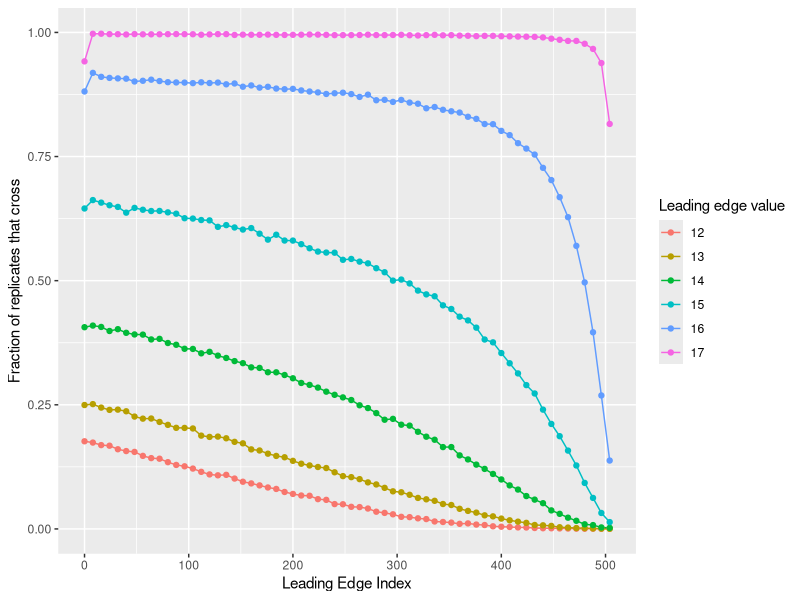

Reproduce this figure in R.
rm(list = ls())

library(ggplot2)

plot_dir = '../plots'
if(!dir.exists(plot_dir)){
  dir.create(plot_dir, recursive = T)
}

df_summary = read.csv('../data/combined_benchmarking_data.csv')

ggplot(df_summary, aes(x = leading_edge_index, y = crossed_frac, color = as.factor(leading_edge_val))) + 
  geom_line() + 
  geom_point() + 
  scale_y_continuous(limits = c(0,1)) + 
  xlab('Leading Edge Index') + 
  ylab('Fraction of replicates that cross') + 
  labs(color = 'Leading edge value')
ggsave(paste0(plot_dir, '/benchmarking.png'), units = 'in', width = 8, height = 6)
